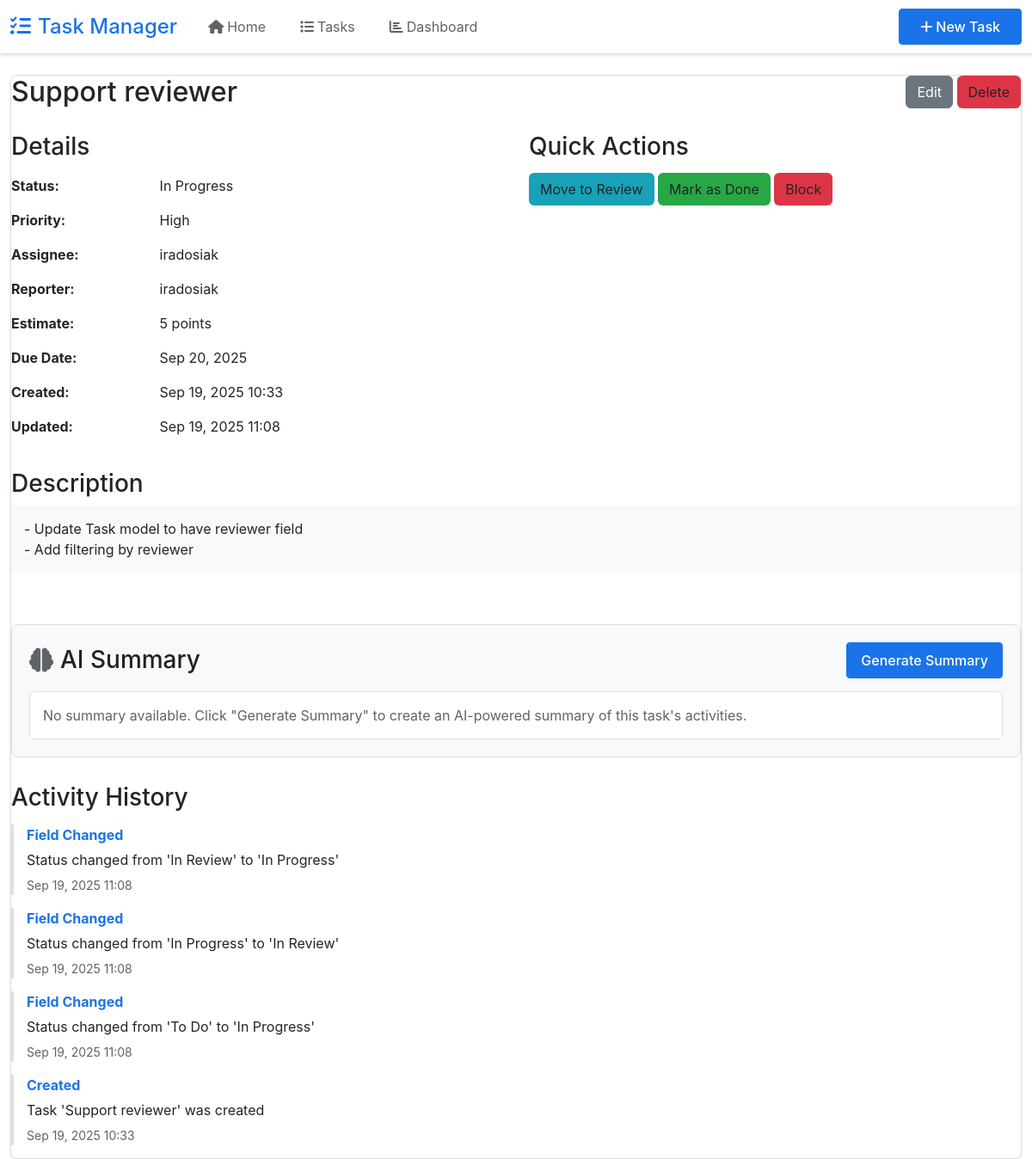
/tasks/18/, run on the app's committed database.
### tasks/models.py (models this page shows, shortened)
class Task(models.Model):
    STATUS_CHOICES = [
        ("todo", "To Do"),
        ("in_progress", "In Progress"),
        ("in_review", "In Review"),
        ("done", "Done"),
        ("blocked", "Blocked"),
    ]
    PRIORITY_CHOICES = [
        ("low", "Low"),
        ("medium", "Medium"),
        ("high", "High"),
        ("critical", "Critical"),
    ]
    title = models.CharField(max_length=200)
    description = models.TextField(blank=True)
    status = models.CharField(max_length=20, choices=STATUS_CHOICES, default="todo")
    priority = models.CharField(
        max_length=20, choices=PRIORITY_CHOICES, default="medium"
    )
    estimate = models.PositiveIntegerField(
        null=True, blank=True, help_text="Story points"
    )
    assignee = models.ForeignKey(
        User,
        on_delete=models.SET_NULL,
        null=True,
        blank=True,
        related_name="assigned_tasks",
    )
    reporter = models.ForeignKey(
        User, on_delete=models.CASCADE, related_name="reported_tasks"
    )
    created_at = models.DateTimeField(auto_now_add=True)
    updated_at = models.DateTimeField(auto_now=True)
    due_date = models.DateTimeField(null=True, blank=True)
    class Meta:
        ordering = ["-created_at"]

class TaskActivity(models.Model):
    ACTIVITY_TYPES = [
        ("created", "Created"),
        ("field_change", "Field Changed"),
        ("comment", "Comment Added"),
        ("deleted", "Deleted"),
    ]
    task = models.ForeignKey(Task, on_delete=models.CASCADE, related_name="activities")
    activity_type = models.CharField(max_length=20, choices=ACTIVITY_TYPES)
    description = models.TextField()
    user = models.ForeignKey(User, on_delete=models.SET_NULL, null=True, blank=True)
    timestamp = models.DateTimeField(auto_now_add=True)
    class Meta:
        ordering = ["-timestamp"]

### tasks/views.py (the view)
# urls.py: path("<int:pk>/", views.task_detail, name="task-detail"),
def task_detail(request, pk):
    task = get_object_or_404(Task.objects.prefetch_related("activities"), pk=pk)
    return render(request, "tasks/task_detail.html", {"task": task})

### templates/tasks/task_detail.html (shortened to what this page needs)
{% extends 'base.html' %}
{% block content %}
<div class="card">
    <div style="display: flex; justify-content: space-between; align-items: start; margin-bottom: 20px;">
        <h2>{{ task.title }}</h2>
        <div>
            <a href="{% url 'tasks:task-update' task.pk %}" class="btn btn-secondary">Edit</a>
            <a href="{% url 'tasks:task-delete' task.pk %}" class="btn" style="background: #dc3545;">Delete</a>
        </div>
    </div>
    <div style="display: grid; grid-template-columns: 1fr 1fr; gap: 30px; margin-bottom: 30px;">
        <div>
            <h3>Details</h3>
            <table style="width: 100%; border-collapse: collapse;">
                <tr><td style="padding: 8px 0; font-weight: bold; width: 30%;">Status:</td><td>{{ task.get_status_display }}</td></tr>
                <tr><td style="padding: 8px 0; font-weight: bold;">Priority:</td><td>{{ task.get_priority_display }}</td></tr>
                <tr><td style="padding: 8px 0; font-weight: bold;">Assignee:</td><td>{% if task.assignee %}{{ task.assignee.get_full_name|default:task.assignee.username }}{% else %}Unassigned{% endif %}</td></tr>
                <tr><td style="padding: 8px 0; font-weight: bold;">Reporter:</td><td>{{ task.reporter.get_full_name|default:task.reporter.username }}</td></tr>
                <tr><td style="padding: 8px 0; font-weight: bold;">Estimate:</td><td>{{ task.estimate|default:"Not set" }} points</td></tr>
                <tr><td style="padding: 8px 0; font-weight: bold;">Due Date:</td><td>{{ task.due_date|date:"M d, Y"|default:"Not set" }}</td></tr>
                <tr><td style="padding: 8px 0; font-weight: bold;">Created:</td><td>{{ task.created_at|date:"M d, Y H:i" }}</td></tr>
                <tr><td style="padding: 8px 0; font-weight: bold;">Updated:</td><td>{{ task.updated_at|date:"M d, Y H:i" }}</td></tr>
            </table>
        </div>
        <div>
            <h3>Quick Actions</h3>
            <form method="post" action="{% url 'tasks:task-quick-update' task.pk %}">
                {% if task.status == 'todo' %}
                    <button type="submit" name="status" value="in_progress" class="btn" style="background: #ffa500; margin: 5px 0;">Start Progress</button>
                {% elif task.status == 'in_progress' %}
                    <button type="submit" name="status" value="in_review" class="btn" style="background: #17a2b8; margin: 5px 0;">Move to Review</button>
                    <button type="submit" name="status" value="done" class="btn" style="background: #28a745; margin: 5px 0;">Mark as Done</button>
                    <button type="submit" name="status" value="blocked" class="btn" style="background: #dc3545; margin: 5px 0;">Block</button>
                {% elif task.status == 'in_review' %}
                    <button type="submit" name="status" value="done" class="btn" style="background: #28a745; margin: 5px 0;">Mark as Done</button>
                    <button type="submit" name="status" value="in_progress" class="btn" style="background: #ffa500; margin: 5px 0;">Back to Progress</button>
                {% elif task.status == 'blocked' %}
                    <button type="submit" name="status" value="in_progress" class="btn" style="background: #ffa500; margin: 5px 0;">Unblock</button>
                {% elif task.status == 'done' %}
                    <button type="submit" name="status" value="todo" class="btn btn-secondary" style="margin: 5px 0;">Reopen</button>
                {% endif %}
            </form>
        </div>
    </div>
    {% if task.description %}
    <div style="margin-bottom: 30px;">
        <h3>Description</h3>
        <div style="background: #f8f9fa; padding: 15px; border-radius: 4px; white-space: pre-wrap;">{{ task.description }}</div>
    </div>
    {% endif %}
    <div class="summary-section" style="margin: 30px 0; padding: 20px; background: #f8f9fa; border: 1px solid #dadce0; border-radius: 8px;">
        <div style="display: flex; justify-content: space-between; align-items: center; margin-bottom: 15px;">
            <h3 style="margin: 0; color: #202124; display: flex; align-items: center;">
                <i class="fas fa-brain" style="margin-right: 8px; color: #5f6368;"></i>
                AI Summary
            </h3>
            <div>
                <button id="generate-summary-btn" class="btn summary-btn-primary" style="background: #1a73e8; color: white; border: 1px solid #1a73e8; padding: 8px 16px; border-radius: 4px; cursor: pointer; transition: all 0.3s; font-weight: 500;">
                    <span id="btn-text">Generate Summary</span>
                </button>
            </div>
        </div>
        <div id="summary-content" style="background: white; padding: 15px; border-radius: 6px; border: 1px solid #e0e0e0;">
            <p id="summary-text" style="color: #5f6368; margin: 0; line-height: 1.5;">
                No summary available. Click "Generate Summary" to create an AI-powered summary of this task's activities.
            </p>
        </div>
    </div>
    <div>
        <h3>Activity History</h3>
        {% for activity in task.activities.all %}
        <div style="border-left: 3px solid #e0e0e0; padding-left: 15px; margin: 15px 0;">
            <div style="font-weight: bold; color: #1a73e8;">{{ activity.get_activity_type_display }}</div>
            <div style="margin: 5px 0;">{{ activity.description }}</div>
            <small style="color: #5f6368;">{{ activity.timestamp|date:"M d, Y H:i" }}{% if activity.user %} by {{ activity.user.username }}{% endif %}</small>
        </div>
        {% empty %}
        <p style="color: #5f6368;">No activity yet.</p>
        {% endfor %}
    </div>
</div>
{% endblock %}

### templates/base.html (style rules this page uses)
:root { --google-blue: #1a73e8; --google-blue-hover: #1557b0; --google-gray: #5f6368; --google-light-gray: #f8f9fa; --google-border: #dadce0; }
body { font-family: 'Google Sans', -apple-system, BlinkMacSystemFont, 'Segoe UI', Roboto, sans-serif; background-color: #ffffff; color: #202124; }
.card { border: 1px solid var(--google-border); border-radius: 8px; box-shadow: 0 1px 3px rgba(0,0,0,0.1); transition: box-shadow 0.2s ease; }

### templates/tasks/task_detail.html (style rules this page uses)
.summary-section { transition: all 0.3s ease; }
#summary-content { transition: all 0.3s ease; }
#summary-text { transition: color 0.3s ease; }

### data on the page
Task: title "Support reviewer", status "In Progress", priority "High", assignee.get_full_name "iradosiak", reporter.get_full_name "iradosiak", estimate "5", due_date "Sep 20, 2025", created_at "Sep 19, 2025 10:33", updated_at "Sep 19, 2025 11:08", description "- Update Task model to have reviewer field - Add filtering by reviewer"
TaskActivity: activity_type "Field Changed", description "Status changed from 'In Review' to 'In Progress'", timestamp "Sep 19, 2025 11:08"
TaskActivity: activity_type "Field Changed", description "Status changed from 'In Progress' to 'In Review'", timestamp "Sep 19, 2025 11:08"
TaskActivity: activity_type "Field Changed", description "Status changed from 'To Do' to 'In Progress'", timestamp "Sep 19, 2025 11:08"
TaskActivity: activity_type "Created", description "Task 'Support reviewer' was created", timestamp "Sep 19, 2025 10:33"
